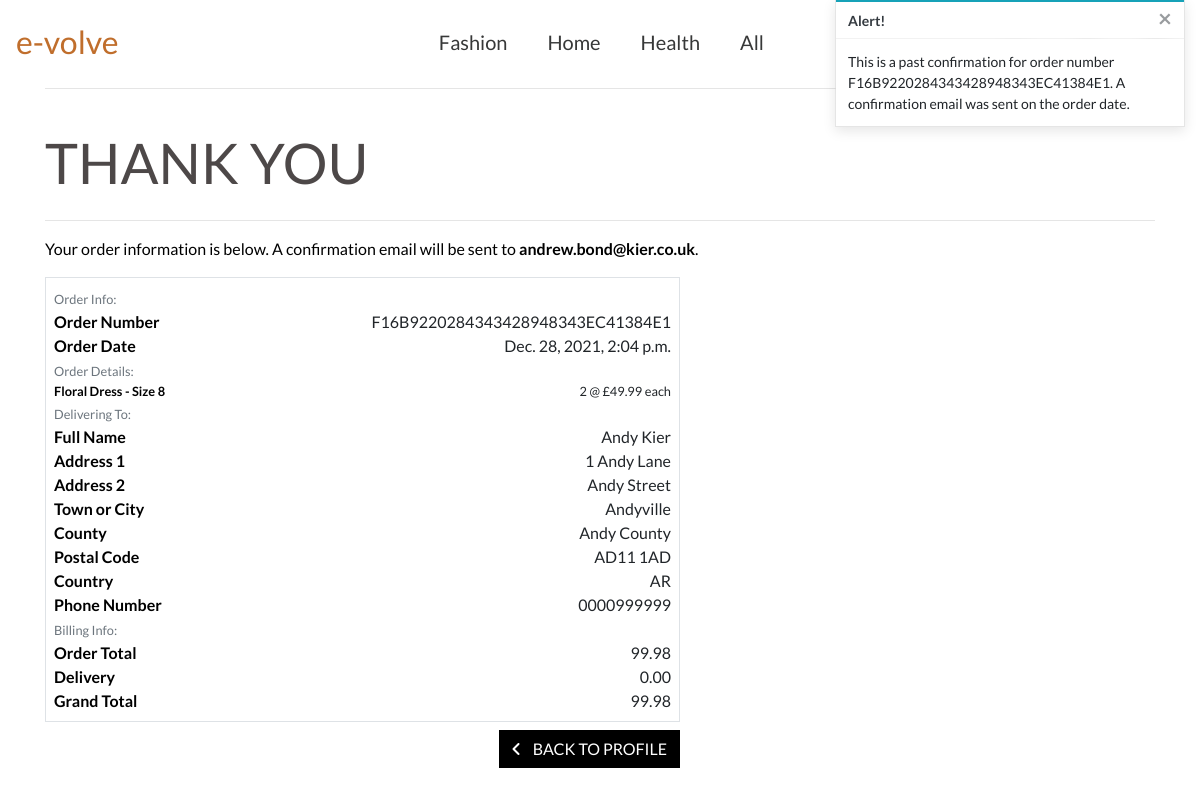
The app's page /profile/order_history/F16B9220284343428948343EC41384E1 (signed in), older data.
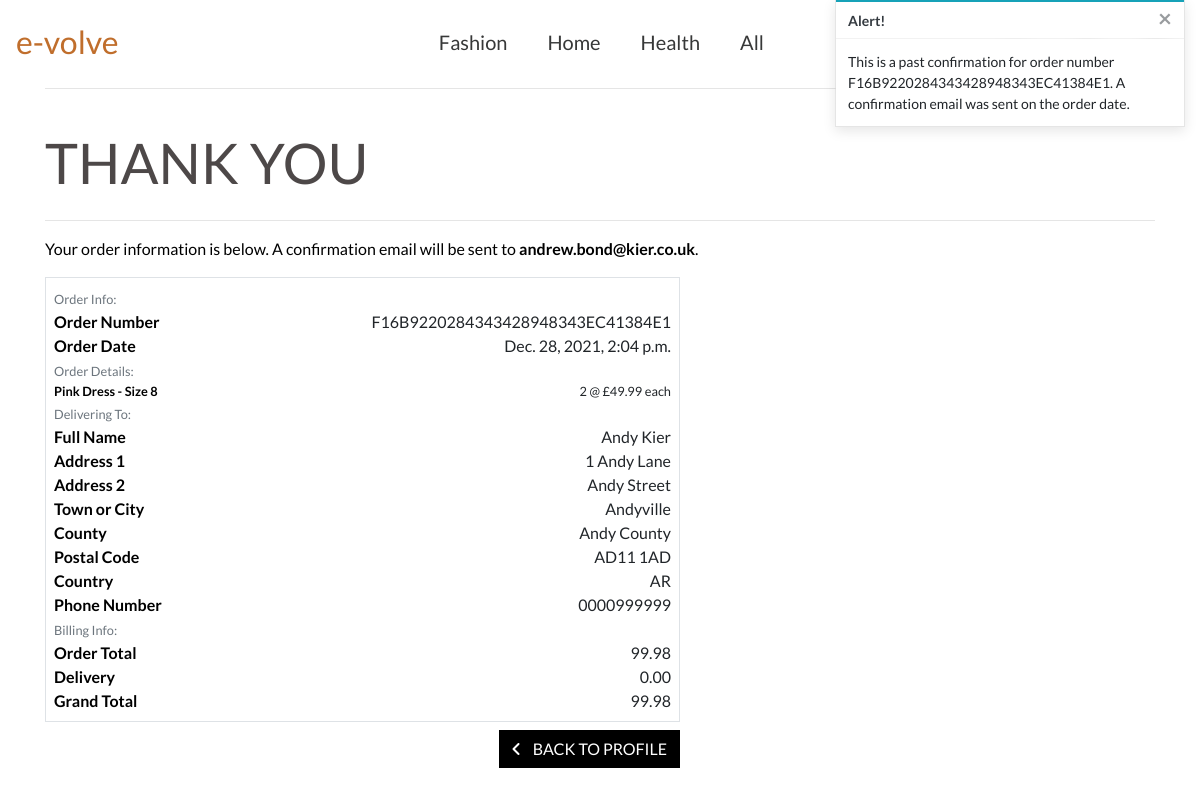
The same page, newer data.
### checkout/models.py (models this page shows, shortened)
class OrderLineItem(models.Model):
    SIZE_6 = "6"
    SIZE_8 = "8"
    SIZE_10 = "10"
    SIZE_12 = "12"
    SIZE_14 = "14"
    SIZE_16 = "16"
    SIZE_18 = "18"
    SIZE_20 = "20"
    SIZE_CHOICES = [
        (SIZE_6, 'Size 6'),
        (SIZE_8, 'Size 8'),
        (SIZE_10, 'Size 10'),
        (SIZE_12, 'Size 12'),
        (SIZE_14, 'Size 14'),
        (SIZE_16, 'Size 16'),
        (SIZE_18, 'Size 18'),
        (SIZE_20, 'Size 20'),
    ]
    order = models.ForeignKey(Order, null=False, blank=False,
                              on_delete=models.CASCADE,
                              related_name='lineitems')
    product = models.ForeignKey(Product, null=False, blank=False,
                                on_delete=models.CASCADE)
    product_size = models.CharField(max_length=2,
                                    choices=SIZE_CHOICES, null=True,
                                    blank=True)
    quantity = models.IntegerField(null=False, blank=False, default=0)
    lineitem_total = models.DecimalField(max_digits=6, decimal_places=2,
                                         null=False, blank=False,
                                         editable=False)

### products/models.py (models this page shows, shortened)
class Product(models.Model):
    category = models.ForeignKey('Category', null=True, blank=True,
                                 on_delete=models.SET_NULL)
    sku = models.CharField(max_length=254, null=True, blank=True)
    name = models.CharField(max_length=254)
    description = models.TextField()
    has_sizes = models.BooleanField(default=False, null=True, blank=True)
    price = models.DecimalField(max_digits=6, decimal_places=2)
    image_url = models.URLField(max_length=1024, null=True, blank=True)
    image = models.ImageField(null=True, blank=True)

### profiles/views.py (the view)
# urls.py: path('order_history/<order_number>', views.order_history,
@login_required()
def order_history(request, order_number):
    order = get_object_or_404(Order, order_number=order_number)
    messages.info(request, (
        f'This is a past confirmation for order number {order_number}. '
        'A confirmation email was sent on the order date.'
    ))
    template = 'checkout/checkout_success.html'
    context = {
        'order': order,
        'from_profile': True,
    }
    return render(request, template, context)

### checkout/templates/checkout/checkout_success.html (shortened to what the changed rows need)
{% extends "base.html" %}
{% load static %}
{% block extra_css %}
    <link rel="stylesheet" href="{% static 'checkout/css/checkout.css' %}">
{% endblock %}
{% block content %}
    <div class="container">
        <div class="row pt-3 mt-5">
            <div class="col">
                <h2 class="mb-4 text-uppercase checkout-heading">Thank You</h2>
            </div>
        </div>
       <div class="row">
            <div class="col-12 col-lg-7">
                <div class="order-confirmation-wrapper p-2 border">
                    {% for item in order.lineitems.all %}
                    <div class="row">
                        <div class="col-12 col-md-4">
                            <p class="small mb-0 text-black font-weight-bold">
                                {{ item.product.name }}{% if item.product_size %} - Size {{ item.product_size|upper }}{% endif %}
                            </p>
                        </div>
                        <div class="col-12 col-md-8 text-md-right">
                            <p class="small mb-0">{{ item.quantity }} @ £{{ item.product.price }} each</p>
                        </div>
                    </div>
                    {% endfor %}
                </div>
            </div>
        </div>
    </div>
{% endblock %}

Row changes from the older to the newer data that the page shows:
changed through a linked row, OrderLineItem: product.name "Floral Dress" → "Pink Dress"
